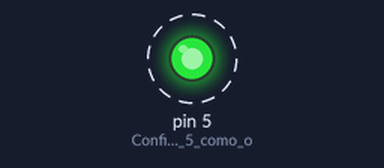
Simulated run of this sketch. Board: Arduino Uno, built with avr-gcc and run on an emulated ATmega328P. On the bench: output pins drawn as LEDs (lit = HIGH). Dashed ring = blinking.

Above: at 0.2 s.
Timing chart, 0 to 3.0 s (numbered marks = the images above):
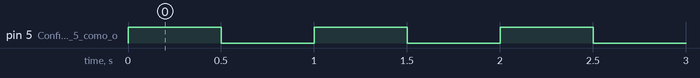

Measured:
- by itself, pin 5 (Configura_o_pino_5_como_o): alternates HIGH for 0.50 s and LOW for 0.50 s

The sketch:

sketch.ino
```cpp
/*
Arduino UNO

Linguagem Wiring (C++ adaptado customizado para microcontroladores)

Portas digitais:
(pinos de 0 a 13)
INPUT (entrada) ---> botão, sensor digital...
OUTPUT (saída) ---> LED, display, relé, buzzer...
0 Volts ----> 0 -----> LOW ------> false
    ou
5 Volts ----> 1 -----> HIGH -----> true

Exemplo:
O LED ligado ao pino 5 deverá piscar em intervalos de meio segundo.
*/

#define LED 5 //atribui o nome LED ao pino 5
// ou
// const int LED = 5
// ou
// int LED = 5


void setup() {
  // put your setup code here, to run once:
  pinMode(5, OUTPUT); //Configura o pino 5 como output
  // ou pinMode(LED, OUTPUT);
}

void loop() {
  // put your main code here, to run repeatedly;
  digitalWrite(5, HIGH); //Acende o LED em 5V
  // ou digitalWrite(LED, HIGH);

  delay(500); //espera de 500ms ou 0,5s

  digitalWrite(5, LOW);//Apaga o LED (0V)
  // ou digitalWrite(LED, LOW);

  delay(500); //espera de 500ms ou 0,5s
}
```
